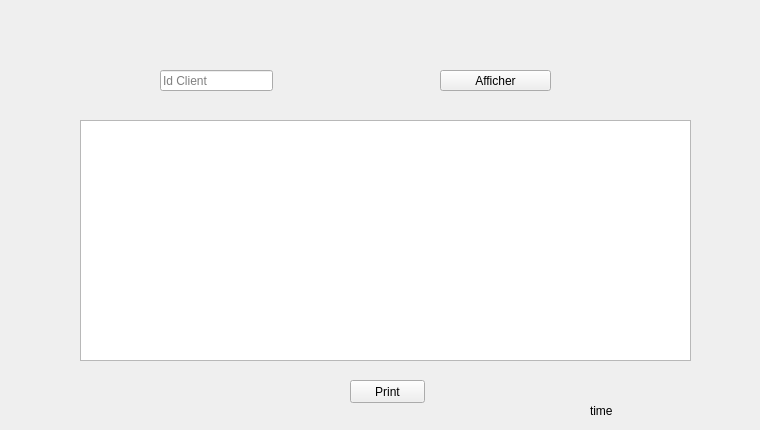
   <widget class="QWidget" name="pays">
    <attribute name="title">
     <string>Recherche d'une reclamation</string>
    </attribute>
    <widget class="QTableView" name="tabreclamation_aff_pays">
     <property name="geometry">
      <rect>
       <x>80</x>
       <y>120</y>
       <width>611</width>
       <height>241</height>
      </rect>
     </property>
    </widget>
    <widget class="QLineEdit" name="lineEdit_aff_pays">
     <property name="geometry">
      <rect>
       <x>160</x>
       <y>70</y>
       <width>113</width>
       <height>21</height>
      </rect>
     </property>
     <property name="placeholderText">
      <string>Id Client</string>
     </property>
    </widget>
    <widget class="QPushButton" name="pb_aff_pays">
     <property name="geometry">
      <rect>
       <x>440</x>
       <y>70</y>
       <width>111</width>
       <height>21</height>
      </rect>
     </property>
     <property name="text">
      <string>Afficher</string>
     </property>
    </widget>
    <widget class="QLabel" name="label_5">
     <property name="geometry">
      <rect>
       <x>590</x>
       <y>400</y>
       <width>161</width>
       <height>21</height>
      </rect>
     </property>
     <property name="text">
      <string>time</string>
     </property>
    </widget>
    <widget class="QPushButton" name="pushButton_4">
     <property name="geometry">
      <rect>
       <x>350</x>
       <y>380</y>
       <width>75</width>
       <height>23</height>
      </rect>
     </property>
     <property name="text">
      <string>Print</string>
     </property>
    </widget>
   </widget>
